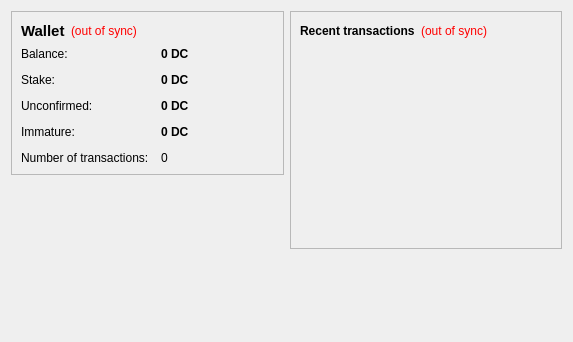
<?xml version="1.0" encoding="UTF-8"?>
<ui version="4.0">
 <class>OverviewPage</class>
 <widget class="QWidget" name="OverviewPage">
  <property name="geometry">
   <rect>
    <x>0</x>
    <y>0</y>
    <width>573</width>
    <height>342</height>
   </rect>
  </property>
  <property name="windowTitle">
   <string>Form</string>
  </property>
  <layout class="QHBoxLayout" name="horizontalLayout" stretch="1,1">
   <item>
    <layout class="QVBoxLayout" name="verticalLayout_2">
     <item>
      <widget class="QFrame" name="frame">
       <property name="frameShape">
        <enum>QFrame::StyledPanel</enum>
       </property>
       <property name="frameShadow">
        <enum>QFrame::Raised</enum>
       </property>
       <layout class="QVBoxLayout" name="verticalLayout_4">
        <item>
         <layout class="QHBoxLayout" name="horizontalLayout_4">
          <item>
           <widget class="QLabel" name="label_5">
            <property name="font">
             <font>
              <pointsize>11</pointsize>
              <weight>75</weight>
              <bold>true</bold>
             </font>
            </property>
            <property name="text">
             <string>Wallet</string>
            </property>
           </widget>
          </item>
          <item>
           <widget class="QLabel" name="labelWalletStatus">
            <property name="toolTip">
             <string>The displayed information may be out of date. Your wallet automatically synchronizes with the DynamicCoin network after a connection is established, but this process has not completed yet.</string>
            </property>
            <property name="styleSheet">
             <string notr="true">QLabel { color: red; }</string>
            </property>
            <property name="text">
             <string notr="true">(out of sync)</string>
            </property>
            <property name="alignment">
             <set>Qt::AlignLeading|Qt::AlignLeft|Qt::AlignVCenter</set>
            </property>
           </widget>
          </item>
          <item>
           <spacer name="horizontalSpacer_2">
            <property name="orientation">
             <enum>Qt::Horizontal</enum>
            </property>
            <property name="sizeHint" stdset="0">
             <size>
              <width>40</width>
              <height>20</height>
             </size>
            </property>
           </spacer>
          </item>
         </layout>
        </item>
        <item>
         <layout class="QFormLayout" name="formLayout_2">
          <property name="fieldGrowthPolicy">
           <enum>QFormLayout::AllNonFixedFieldsGrow</enum>
          </property>
          <property name="horizontalSpacing">
           <number>12</number>
          </property>
          <property name="verticalSpacing">
           <number>12</number>
          </property>
          <item row="0" column="0">
           <widget class="QLabel" name="label">
            <property name="text">
             <string>Balance:</string>
            </property>
           </widget>
          </item>
          <item row="0" column="1">
           <widget class="QLabel" name="labelBalance">
            <property name="font">
             <font>
              <weight>75</weight>
              <bold>true</bold>
             </font>
            </property>
            <property name="cursor">
             <cursorShape>IBeamCursor</cursorShape>
            </property>
            <property name="toolTip">
             <string>Your current balance</string>
            </property>
            <property name="text">
             <string notr="true">0 DC</string>
            </property>
            <property name="textInteractionFlags">
             <set>Qt::LinksAccessibleByMouse|Qt::TextSelectableByKeyboard|Qt::TextSelectableByMouse</set>
            </property>
           </widget>
          </item>
          <item row="1" column="0">
           <widget class="QLabel" name="label_6">
            <property name="text">
             <string>Stake:</string>
            </property>
           </widget>
          </item>
          <item row="1" column="1">
           <widget class="QLabel" name="labelStake">
            <property name="font">
             <font>
              <weight>75</weight>
              <bold>true</bold>
             </font>
            </property>
            <property name="cursor">
             <cursorShape>IBeamCursor</cursorShape>
            </property>
            <property name="toolTip">
             <string>Total of coins that was staked, and do not yet count toward the current balance</string>
            </property>
            <property name="text">
             <string notr="true">0 DC</string>
            </property>
            <property name="textInteractionFlags">
             <set>Qt::LinksAccessibleByMouse|Qt::TextSelectableByKeyboard|Qt::TextSelectableByMouse</set>
            </property>
           </widget>
          </item>
          <item row="2" column="0">
           <widget class="QLabel" name="label_3">
            <property name="text">
             <string>Unconfirmed:</string>
            </property>
           </widget>
          </item>
          <item row="2" column="1">
           <widget class="QLabel" name="labelUnconfirmed">
            <property name="font">
             <font>
              <weight>75</weight>
              <bold>true</bold>
             </font>
            </property>
            <property name="cursor">
             <cursorShape>IBeamCursor</cursorShape>
            </property>
            <property name="toolTip">
             <string>Total of transactions that have yet to be confirmed, and do not yet count toward the current balance</string>
            </property>
            <property name="text">
             <string notr="true">0 DC</string>
            </property>
            <property name="textInteractionFlags">
             <set>Qt::LinksAccessibleByMouse|Qt::TextSelectableByKeyboard|Qt::TextSelectableByMouse</set>
            </property>
           </widget>
          </item>
          <item row="3" column="0">
           <widget class="QLabel" name="labelImmatureText">
            <property name="text">
             <string>Immature:</string>
            </property>
           </widget>
          </item>
          <item row="3" column="1">
           <widget class="QLabel" name="labelImmature">
            <property name="font">
             <font>
              <weight>75</weight>
              <bold>true</bold>
             </font>
            </property>
            <property name="toolTip">
             <string>Mined balance that has not yet matured</string>
            </property>
            <property name="text">
             <string notr="true">0 DC</string>
            </property>
            <property name="textInteractionFlags">
             <set>Qt::LinksAccessibleByMouse|Qt::TextSelectableByKeyboard|Qt::TextSelectableByMouse</set>
            </property>
           </widget>
          </item>
          <item row="4" column="0">
           <widget class="QLabel" name="label_2">
            <property name="text">
             <string>Number of transactions:</string>
            </property>
           </widget>
          </item>
          <item row="4" column="1">
           <widget class="QLabel" name="labelNumTransactions">
            <property name="toolTip">
             <string>Total number of transactions in wallet</string>
            </property>
            <property name="text">
             <string notr="true">0</string>
            </property>
           </widget>
          </item>
         </layout>
        </item>
       </layout>
      </widget>
     </item>
     <item>
      <spacer name="verticalSpacer">
       <property name="orientation">
        <enum>Qt::Vertical</enum>
       </property>
       <property name="sizeHint" stdset="0">
        <size>
         <width>20</width>
         <height>40</height>
        </size>
       </property>
      </spacer>
     </item>
    </layout>
   </item>
   <item>
    <layout class="QVBoxLayout" name="verticalLayout_3">
     <item>
      <widget class="QFrame" name="frame_2">
       <property name="frameShape">
        <enum>QFrame::StyledPanel</enum>
       </property>
       <property name="frameShadow">
        <enum>QFrame::Raised</enum>
       </property>
       <layout class="QVBoxLayout" name="verticalLayout">
        <item>
         <layout class="QHBoxLayout" name="horizontalLayout_2">
          <item>
           <widget class="QLabel" name="label_4">
            <property name="text">
             <string>&lt;b&gt;Recent transactions&lt;/b&gt;</string>
            </property>
           </widget>
          </item>
          <item>
           <widget class="QLabel" name="labelTransactionsStatus">
            <property name="toolTip">
             <string>The displayed information may be out of date. Your wallet automatically synchronizes with the DynamicCoin network after a connection is established, but this process has not completed yet.</string>
            </property>
            <property name="styleSheet">
             <string notr="true">QLabel { color: red; }</string>
            </property>
            <property name="text">
             <string notr="true">(out of sync)</string>
            </property>
            <property name="alignment">
             <set>Qt::AlignRight|Qt::AlignTrailing|Qt::AlignVCenter</set>
            </property>
           </widget>
          </item>
          <item>
           <spacer name="horizontalSpacer">
            <property name="orientation">
             <enum>Qt::Horizontal</enum>
            </property>
            <property name="sizeHint" stdset="0">
             <size>
              <width>40</width>
              <height>20</height>
             </size>
            </property>
           </spacer>
          </item>
         </layout>
        </item>
        <item>
         <widget class="QListView" name="listTransactions">
          <property name="styleSheet">
           <string notr="true">QListView { background: transparent; }</string>
          </property>
          <property name="frameShape">
           <enum>QFrame::NoFrame</enum>
          </property>
          <property name="verticalScrollBarPolicy">
           <enum>Qt::ScrollBarAlwaysOff</enum>
          </property>
          <property name="horizontalScrollBarPolicy">
           <enum>Qt::ScrollBarAlwaysOff</enum>
          </property>
          <property name="selectionMode">
           <enum>QAbstractItemView::NoSelection</enum>
          </property>
         </widget>
        </item>
       </layout>
      </widget>
     </item>
     <item>
      <spacer name="verticalSpacer_2">
       <property name="orientation">
        <enum>Qt::Vertical</enum>
       </property>
       <property name="sizeHint" stdset="0">
        <size>
         <width>20</width>
         <height>40</height>
        </size>
       </property>
      </spacer>
     </item>
    </layout>
   </item>
  </layout>
 </widget>
 <resources/>
 <connections/>
</ui>
